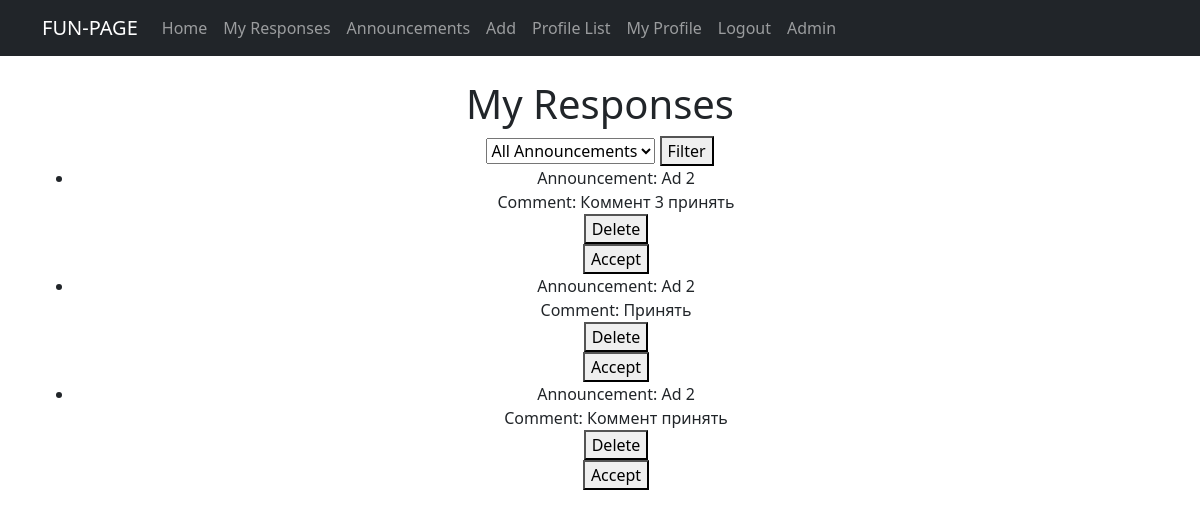
/my-responses/ (signed in), run on the app's committed database.
### fun/models.py (models this page shows, shortened)
class Comment(models.Model):
    user = models.ForeignKey(User, on_delete=models.CASCADE)
    date = models.DateTimeField(auto_now_add=True)
    announcement = models.ForeignKey('Announcement', on_delete=models.CASCADE)
    content = models.TextField()

class Announcement(models.Model):
    title = models.CharField(max_length=100)
    text = models.TextField()
    category = models.ForeignKey(Category, on_delete=models.CASCADE)
    author = models.ForeignKey(User, default=1, on_delete=models.CASCADE)
    date_added = models.DateTimeField(auto_now_add=True)
    image = models.ImageField(upload_to='images/', null=True, blank=True)
    video = models.FileField(upload_to='videos/', null=True, blank=True)
    likes = models.ManyToManyField(User, related_name="ad_like", blank=True)
    comments = models.ManyToManyField(Comment, related_name="commented_on", blank=True)

### fun/views.py (the view)
# urls.py: path('my-responses/', MyResponsesView.as_view(), name='my_responses'),
class MyResponsesView(ListView):
    model = Comment
    template_name = 'my_responses.html'
    context_object_name = 'comments'
    def get_queryset(self):
        queryset = super().get_queryset().filter(announcement__author=self.request.user)
        announcement_id = self.request.GET.get('announcement')
        if announcement_id:
            queryset = queryset.filter(announcement_id=announcement_id)
        return queryset

### templates/my_responses.html (shortened to what this page needs)
{% extends 'flatpages/default.html' %}
{% block content %}
  <h1>My Responses</h1>
  <div>
    <form method="GET">
      <select name="announcement">
        <option value="" selected>All Announcements</option>
      </select>
      <button type="submit">Filter</button>
    </form>
  </div>
  <ul>
    {% for comment in comments %}
        <li>
          Announcement: {{ comment.announcement.title }}
          <br/>
          Comment: {{ comment.content }}
          <form action="{% url 'delete_comment' comment.id %}" method="POST">
            <button type="submit">Delete</button>
          </form>
          <form action="{% url 'accept_comment' comment.id %}" method="POST">
            <button type="submit">Accept</button>
          </form>
        </li>
    {% endfor %}
  </ul>
{% endblock %}

### data on the page
Comment: announcement "Ad 2", content "Коммент 3 принять"
Comment: announcement "Ad 2", content "Принять"
Comment: announcement "Ad 2", content "Коммент принять"
